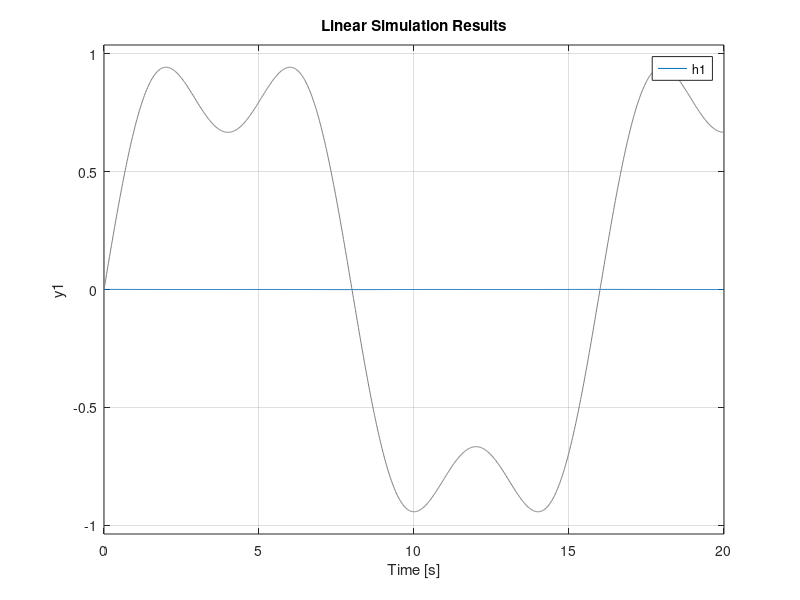
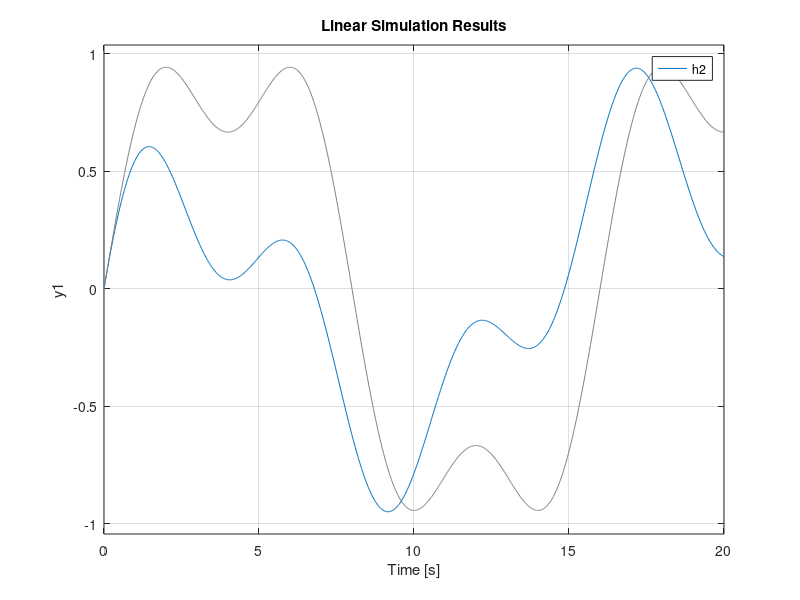
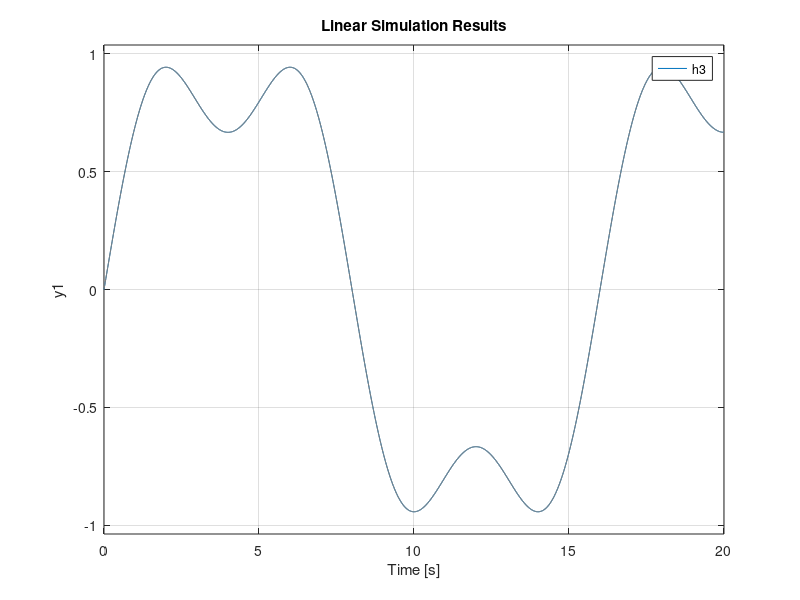
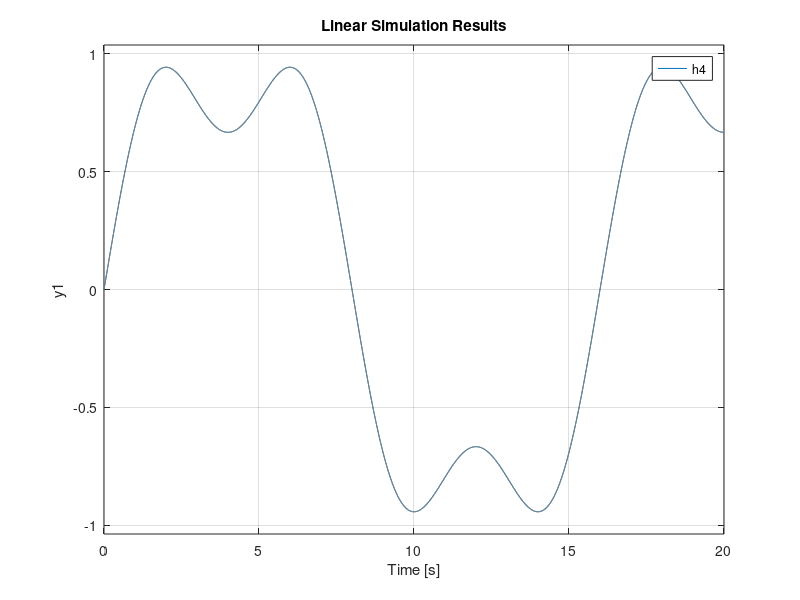

Write MATLAB code to recreate these figures, in order.
clear all;
close all;

t = linspace(0, 20,1000);
u = sin((pi/8)*t) + (sin((3*pi/8)*t)/3);

figure;
h1 = tf([0 2.32 0], [0.000285824 3.6192 5600]);
lsim(h1,u,t)

figure;
h2 = tf([0 2.2 0], [0.000000051 2.20022 1]);
lsim(h2,u,t)

figure;
h3 = tf([0 0 1], [0.000000025 0.00055 1]);
lsim(h3,u,t)

figure;
h4 = tf([0 0 1], [0 0 1]);
lsim(h4,u,t)

figure;
h5 = tf([0 0 1], [0 -0.05 0]);
lsim(h5,u,t)
